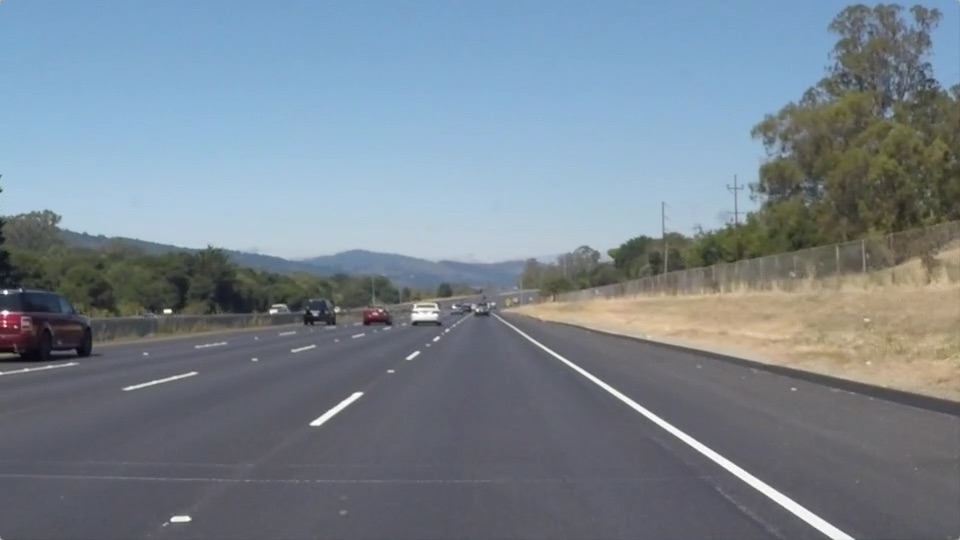
#> input picture test_images/solidWhiteRight.jpg, 960 x 540 px; the run also reads 1 picture not shown here
$ jupyter execute --allow-errors P1.ipynb   (shell and % lines are left out)   (Python 2 division)
#> lines starting #> are read from the running program, lines starting #| are printed output that depends on the picture; after the words box and inside, x2 and y2 are one past the last pixel; in counts of white or black regions, pixels touching at a corner belong together
# **Finding Lane Lines on the Road**
***
In this project, you will use the tools you learned about in the lesson to identify lane lines on the road.  You can develop your pipeline on a series of individual images, and later apply the result to a video stream (really just a series of images). Check out the video clip "raw-lines-example.mp4" (also contained in this repository) to see what the output should look like after using the helper functions below.

Once you have a result that looks roughly like "raw-lines-example.mp4", you'll need to get creative and try to average and/or extrapolate the line segments you've detected to map out the full extent of the lane lines.  You can see an example of the result you're going for in the video "P1_example.mp4".  Ultimately, you would like to draw just one line for the left side of the lane, and one for the right.

---
Let's have a look at our first image called 'test_images/solidWhiteRight.jpg'.  Run the 2 cells below (hit Shift-Enter or the "play" button above) to display the image.

**Note** If, at any point, you encounter frozen display windows or other confounding issues, you can always start again with a clean slate by going to the "Kernel" menu above and selecting "Restart & Clear Output".

--

**The tools you have are color selection, region of interest selection, grayscaling, Gaussian smoothing, Canny Edge Detection and Hough Tranform line detection.  You  are also free to explore and try other techniques that were not presented in the lesson.  Your goal is piece together a pipeline to detect the line segments in the image, then average/extrapolate them and draw them onto the image for display (as below).  Once you have a working pipeline, try it out on the video stream below.**

---

<figure>

 <figcaption>
 <p></p>
 <p style="text-align: center;"> Your output should look something like this (above) after detecting line segments using the helper functions below </p>
 </figcaption>
</figure>
 <p></p>
<figure>

 <figcaption>
 <p></p>
 <p style="text-align: center;"> Your goal is to connect/average/extrapolate line segments to get output like this</p>
 </figcaption>
</figure>

[cell 1]
#importing some useful packages
import matplotlib.pyplot as plt
import matplotlib.image as mpimg
import numpy as np
import cv2

[cell 2]
#reading in an image
image = mpimg.imread('test_images/solidWhiteRight.jpg')
#> image is the input picture: shape (540, 960, 3); mean R, G, B 120.3, 132.6, 143.7
#printing out some stats and plotting
print('This image is:', type(image), 'with dimesions:', image.shape)
#| This image is: <class 'numpy.ndarray'> with dimesions: (540, 960, 3)
plt.imshow(image)  #call as plt.imshow(gray, cmap='gray') to show a grayscaled image

**Some OpenCV functions (beyond those introduced in the lesson) that might be useful for this project are:**

`cv2.inRange()` for color selection
`cv2.fillPoly()` for regions selection
`cv2.line()` to draw lines on an image given endpoints
`cv2.addWeighted()` to coadd / overlay two images
`cv2.cvtColor()` to grayscale or change color
`cv2.imwrite()` to output images to file
`cv2.bitwise_and()` to apply a mask to an image

**Check out the OpenCV documentation to learn about these and discover even more awesome functionality!**

Below are some helper functions to help get you started. They should look familiar from the lesson!

[cell 3]
import math

def grayscale(img):
    """Applies the Grayscale transform
    This will return an image with only one color channel
    but NOTE: to see the returned image as grayscale
    you should call plt.imshow(gray, cmap='gray')"""
    return cv2.cvtColor(img, cv2.COLOR_RGB2GRAY)
    # Or use BGR2GRAY if you read an image with cv2.imread()
    # return cv2.cvtColor(img, cv2.COLOR_BGR2GRAY)

def canny(img, low_threshold, high_threshold):
    """Applies the Canny transform"""
    return cv2.Canny(img, low_threshold, high_threshold, apertureSize = 3)

def gaussian_blur(img, kernel_size):
    """Applies a Gaussian Noise kernel"""
    return cv2.GaussianBlur(img, (kernel_size, kernel_size), 0)

def region_of_interest(img, vertices):
    """
    Applies an image mask.

    Only keeps the region of the image defined by the polygon
    formed from `vertices`. The rest of the image is set to black.
    """
    #defining a blank mask to start with
    mask = np.zeros_like(img)

    #defining a 3 channel or 1 channel color to fill the mask with depending on the input image
    if len(img.shape) > 2:
        channel_count = img.shape[2]  # i.e. 3 or 4 depending on your image
        ignore_mask_color = (255,) * channel_count
    else:
        ignore_mask_color = 255

    #filling pixels inside the polygon defined by "vertices" with the fill color
    cv2.fillPoly(mask, vertices, ignore_mask_color)

    #returning the image only where mask pixels are nonzero
    masked_image = cv2.bitwise_and(img, mask)
    return masked_image


def draw_lines(img, lines, color=[255, 0, 0], thickness=14):
    """
    NOTE: this is the function you might want to use as a starting point once you want to
    average/extrapolate the line segments you detect to map out the full
    extent of the lane (going from the result shown in raw-lines-example.mp4
    to that shown in P1_example.mp4).

    Think about things like separating line segments by their
    slope ((y2-y1)/(x2-x1)) to decide which segments are part of the left
    line vs. the right line.  Then, you can average the position of each of
    the lines and extrapolate to the top and bottom of the lane.

    This function draws `lines` with `color` and `thickness`.
    Lines are drawn on the image inplace (mutates the image).
    If you want to make the lines semi-transparent, think about combining
    this function with the weighted_img() function below
    """
    for line in lines:
        for x1,y1,x2,y2 in line:
            cv2.line(img, (x1, y1), (x2, y2), color, thickness)

def hough_lines(img, rho, theta, threshold, min_line_len, max_line_gap):
    """
    `img` should be the output of a Canny transform.

    Returns an image with hough lines drawn.
    """
    lines = cv2.HoughLinesP(img, rho, theta, threshold, np.array([]), minLineLength=min_line_len, maxLineGap=max_line_gap)

    #my contribution
    linesize = lines.shape
    points = np.reshape(lines,(linesize[0]*2,linesize[2]/2))
    pshape = points.shape
    #separate left from right points
    left_size = 0
    right_size = 0
    for i in range(0,pshape[0]):  #separate points
        if (points[i][0]<img.shape[1]/2-1):
            left_size = left_size + 1
        else:
            right_size = right_size +1
    j = 0
    k = 0
    left = np.ndarray(shape=(left_size,pshape[1]), dtype=np.uint32)  #to get left side points
    right = np.ndarray(shape=(right_size,pshape[1]), dtype=np.uint32) #to get right side points
    for i in range(0,pshape[0]):  #separate points
        if (points[i][0]<img.shape[1]/2-1):
            left[j] = points[i]
            j = j + 1
        else:
            right[k] = points[i]
            k = k +1
    # linear regression to get m and b
    L = np.vstack([left[:,0],np.ones(len(left))]).T
    R = np.vstack([right[:,0],np.ones(len(right))]).T
    ml, bl = np.linalg.lstsq(L,left[:,1])[0]
    mr, br = np.linalg.lstsq(R,right[:,1])[0]

    #new lines
    new_lines = np.ndarray(shape=(2,1,4), dtype=np.uint16)
    new_lines[0] = np.array([int((img.shape[0]-1-bl)/ml),int(img.shape[0]-1),int(((17/27)*(img.shape[0])-bl)/ml),int((17/27)*(img.shape[0]))])
    new_lines[1] = np.array([int((img.shape[0]-1-br)/mr),int(img.shape[0]-1),int(((17/27)*(img.shape[0])-br)/mr),int((17/27)*(img.shape[0]))])
    line_img = np.zeros((img.shape[0], img.shape[1], 3), dtype=np.uint8)
    draw_lines(line_img, new_lines)
    return line_img

# Python 3 has support for cool math symbols.

def weighted_img(img, initial_img, α=0.9, β=1., λ=0.):
    """
    `img` is the output of the hough_lines(), An image with lines drawn on it.
    Should be a blank image (all black) with lines drawn on it.

    `initial_img` should be the image before any processing.

    The result image is computed as follows:

    initial_img * α + img * β + λ
    NOTE: initial_img and img must be the same shape!
    """
    return cv2.addWeighted(initial_img, α, img, β, λ)

## Test on Images

Now you should build your pipeline to work on the images in the directory "test_images"
**You should make sure your pipeline works well on these images before you try the videos.**

[cell 4]
import os
os.listdir("test_images/")

[cell 5]
image2 = mpimg.imread('test_images/solidYellowCurve.jpg')
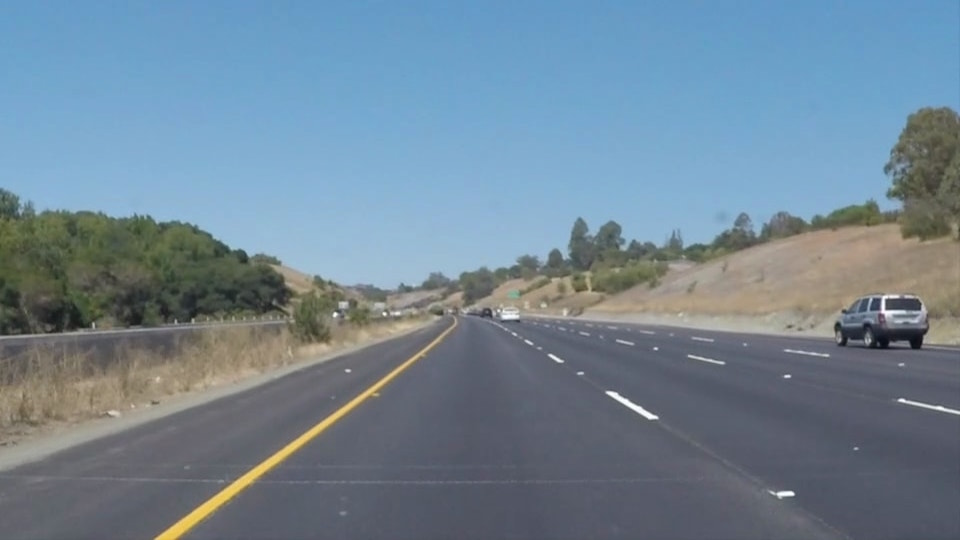
#> input picture test_images/solidYellowCurve.jpg, 960 x 540 px
#> image2 is the input picture: shape (540, 960, 3); mean R, G, B 113, 133.4, 149
print('This image is:', type(image2), 'with dimesions:', image2.shape)
#| This image is: <class 'numpy.ndarray'> with dimesions: (540, 960, 3)
#plt.imshow(image2)
image2_gray = grayscale(image2)
image2_blur = gaussian_blur(image2_gray,5)
ret,image2_bin = cv2.threshold(image2_blur,145,255,cv2.THRESH_BINARY)
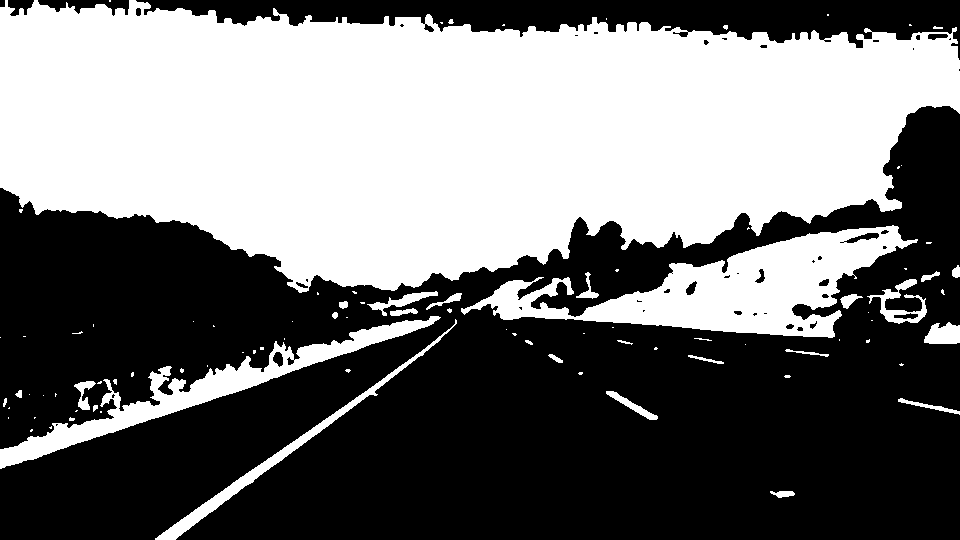
#> image2_bin: shape (540, 960); 45.5% white; 91 white regions (61 under 20 px), largest, box (x1, y1, x2, y2) and area: (0, 0, 960, 293) 199382, (461, 225, 918, 338) 19946, (0, 316, 441, 469) 9223
image2_edges = canny(image2_bin, 40, 150)
imshape2 = image2.shape
the_vertices = np.array([[(50,imshape2[0]),(imshape2[1]/2, 4*imshape2[0]/7), (imshape2[1]-30,imshape2[0]), (imshape2[1]-200,imshape2[0]), (imshape2[1]/2, 4*imshape2[0]/7+50), (220,imshape2[0])]], dtype=np.int32)
image2_region = region_of_interest(image2_edges, the_vertices)
#> in region_of_interest, `masked_image = cv2.bitwise_and(img, mask)`:
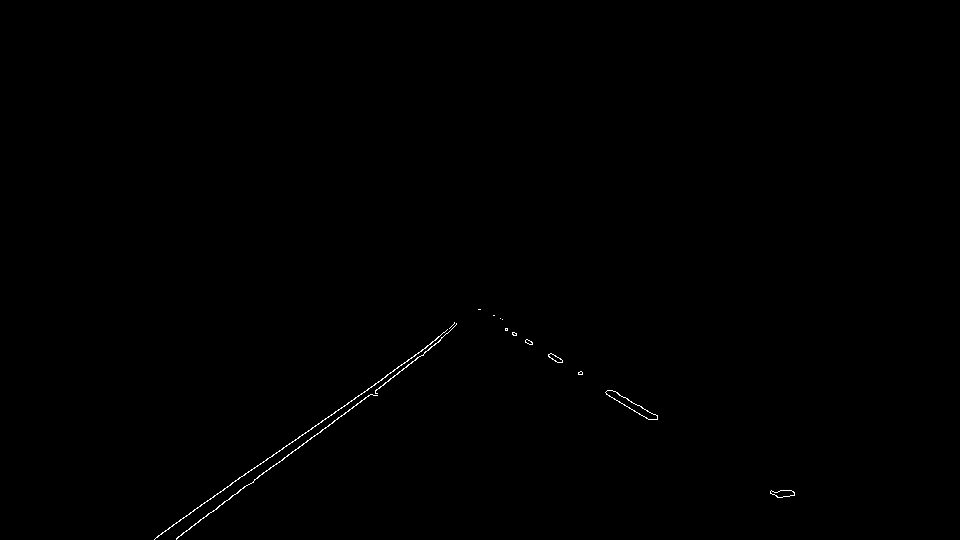
#> masked_image: shape (540, 960); 0.22% white in thin lines or dots, all inside (x1, y1, x2, y2) = (154, 309, 795, 540)
image2_lines = hough_lines(image2_region, 1, np.pi/180, 10, 20, 18)
#> in hough_lines, `lines = cv2.HoughLinesP(img, rho, theta, threshold, np.array([]), minL..`: lines = 19 rows, first 6: [156, 537, 449, 331], [176, 539, 314, 435], [282, 460, 428, 350], [398, 366, 454, 326], [610, 390, 657, 417], [266, 460, 386, 376]
#> in hough_lines, `points = np.reshape(lines,(linesize[0]*2,linesize[2]/2))`: points = 38 pairs, first value 156 to 657, second value 326 to 539
#> after the loop in hough_lines, `for i in range(0,pshape[0]):`: left_size = 20; right_size = 18
#> in hough_lines, `left = np.ndarray(shape=(left_size,pshape[1]), dtype=np.uint32)`: left = 20 rows, first 8: [0, 0], [0, 0], [858993459, 1070805811], [0, 1072693248], [0, 0], [0, 0], [0, 1072693248], [0, 1072693248]
#> in hough_lines, `right = np.ndarray(shape=(right_size,pshape[1]), dtype=np.uint32)`: right = 18 rows, first 8: [939389766, 22009], [0, 0], [0, 0], [122, 422], [427, 0], [25296896, 92080764], [3565945488, 660867452], [41025654, 3666608784]
#> after the loop in hough_lines, `for i in range(0,pshape[0]):`: j = 20; k = 18; left = 20 rows, first 8: [156, 537], [449, 331], [176, 539], [314, 435], [282, 460], [428, 350], [398, 366], [454, 326]; right = 18 rows, first 8: [610, 390], [657, 417], [505, 329], [557, 362], [505, 328], [582, 374], [606, 394], [650, 419]
#> in hough_lines, `L = np.vstack([left[:,0],np.ones(len(left))]).T`: L = 20 rows, first 8: [156, 1], [449, 1], [176, 1], [314, 1], [282, 1], [428, 1], [398, 1], [454, 1]
#> in hough_lines, `R = np.vstack([right[:,0],np.ones(len(right))]).T`: R = 18 rows, first 8: [610, 1], [657, 1], [505, 1], [557, 1], [505, 1], [582, 1], [606, 1], [650, 1]
#> in hough_lines, `ml, bl = np.linalg.lstsq(L,left[:,1])[0]`: ml = -0.726; bl = 658.3
#> in hough_lines, `mr, br = np.linalg.lstsq(R,right[:,1])[0]`: mr = 0.608; br = 20.92
#> after the loop in draw_lines, `for line in lines:`:
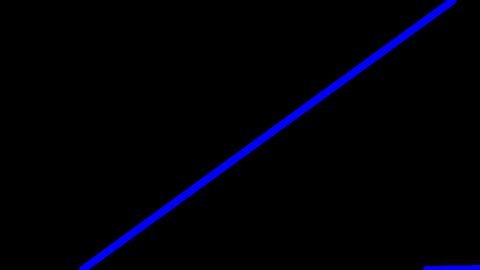
#> img: shape (540, 960, 3) (shown at 1/2 size); mean of channels 0, 1, 2 7.4, 0, 0; drawn as B, G, R
image2_result = weighted_img(image2, image2_lines, α=0.9, β=1., λ=0.)
plt.imshow(image2_result,cmap='gray')

run your solution on all test_images and make copies into the test_images directory).

## Test on Videos

You know what's cooler than drawing lanes over images? Drawing lanes over video!

We can test our solution on two provided videos:

`solidWhiteRight.mp4`

`solidYellowLeft.mp4`

[cell 6]
# Import everything needed to edit/save/watch video clips
from moviepy.editor import VideoFileClip
from IPython.display import HTML

[cell 7]
def process_image(image):
    # NOTE: The output you return should be a color image (3 channel) for processing video below
    # TODO: put your pipeline here,
    # you should return the final output (image with lines are drawn on lanes)
    gray = grayscale(image)
    blur = gaussian_blur(gray,5)
    edges = canny(blur, 40, 145)
    imshape = image.shape
    vertices = np.array([[(50,imshape[0]),(imshape[1]/2, 4*imshape[0]/7), (imshape[1]-30,imshape[0]), (imshape[1]-200,imshape[0]), (imshape[1]/2, 4*imshape[0]/7+50), (275,imshape[0])]], dtype=np.int32)
    region = region_of_interest(edges, vertices)
    #region2 = region_of_interest(image, vertices)
    lines = hough_lines(region, 1, np.pi/180, 10, 20, 18)
    result = weighted_img(image, lines, α=0.9, β=1., λ=0.)

    return result

## Testing process_image on images

Let's with images first.

[cell 8]
image3 = mpimg.imread('test_images/solidYellowLeft.jpg')
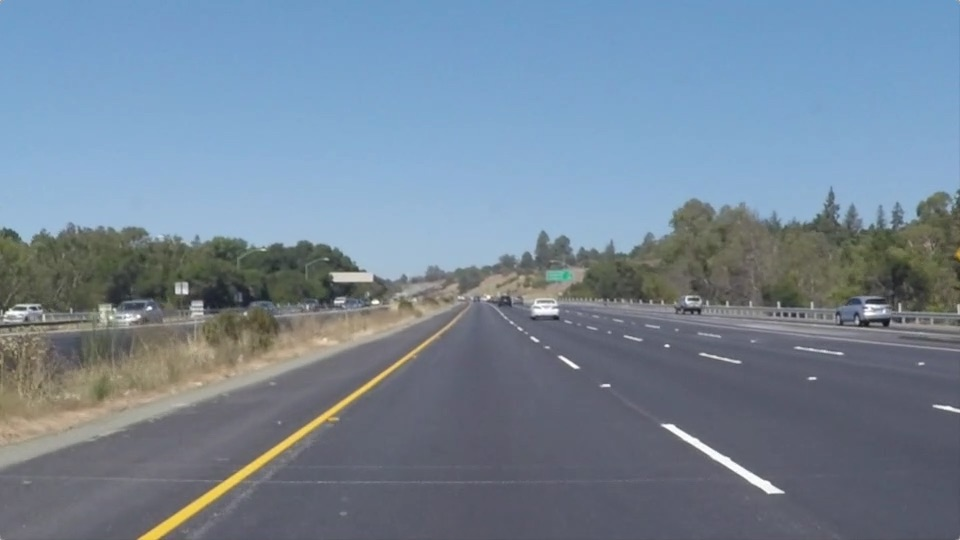
#> input picture test_images/solidYellowLeft.jpg, 960 x 540 px
#> image3 is the input picture: shape (540, 960, 3); mean R, G, B 116.5, 133.6, 150.8
result3 = process_image(image3)
#> in grayscale (call 2), `return cv2.cvtColor(img, cv2.COLOR_RGB2GRAY)`:
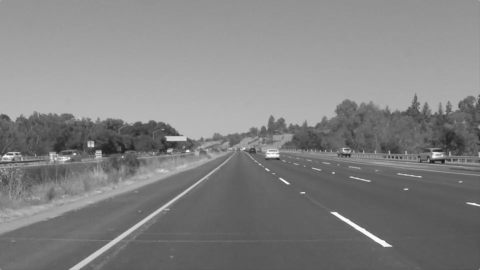
#> returned value: shape (540, 960) (shown at 1/2 size); min 19, max 255, mean 130.4
#> call 2 of canny, with low_threshold = 40, high_threshold = 145
#> in canny (call 2), `return cv2.Canny(img, low_threshold, high_threshold, apertureSize = 3)`:
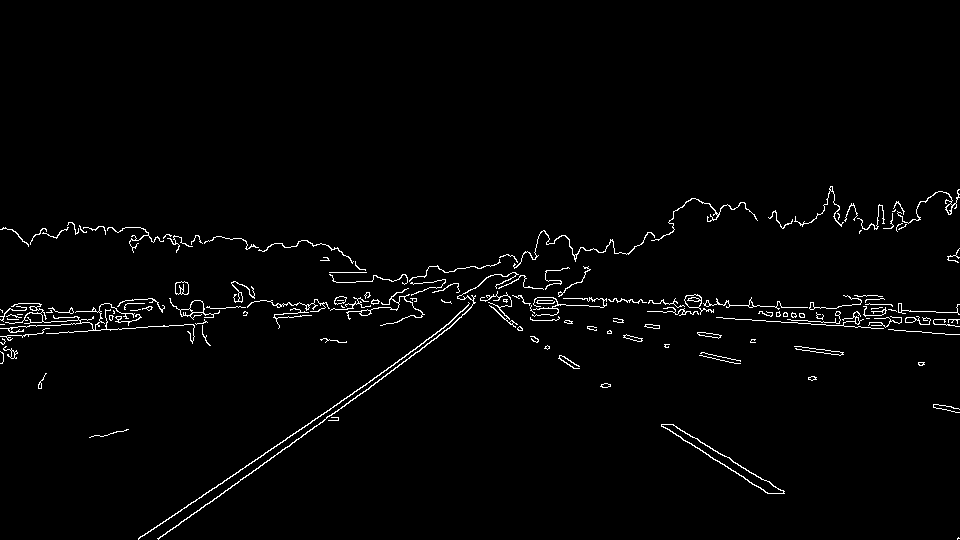
#> returned value: shape (540, 960); 1.9% white in thin lines or dots, all inside (x1, y1, x2, y2) = (0, 186, 960, 540)
#> (the rest of the program and of its run is left out)
